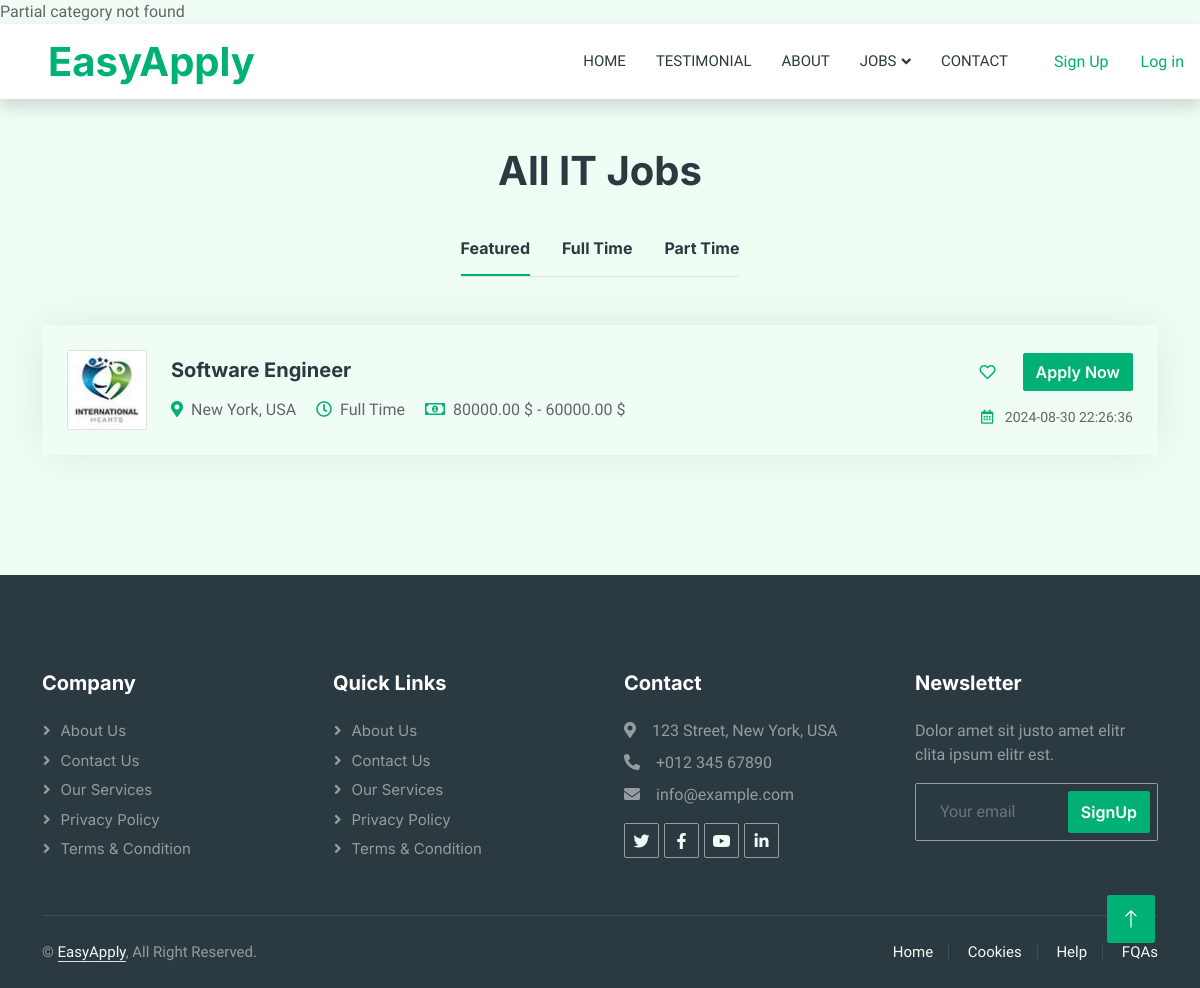
The page /category/show?id=1 on the database its author committed.
### tables this page shows
CREATE TABLE jobs (
    id BIGINT UNSIGNED AUTO_INCREMENT PRIMARY KEY,
    org_id BIGINT UNSIGNED,
    title VARCHAR(100) NOT NULL,
    description TEXT,
    open_vacancies SMALLINT,
    hired SMALLINT,
    applied SMALLINT,
    job_status ENUM('Closed', 'Open'),
    level ENUM('Entry Level', 'Junior', 'Mid Level' , 'Senior', 'Lead'),
    exp_years TINYINT,
    city_id BIGINT UNSIGNED,
    location_type ENUM('Remote', 'Hybrid' , 'Onsite'),
    salary_max DECIMAL(10, 2),
    salary_min DECIMAL(10, 2),
    gender ENUM('Male', 'Female', 'Any'),
    emp_type ENUM('Part Time', 'Full Time'),
    category_id BIGINT UNSIGNED,
    requirements TEXT,
    created_at TIMESTAMP DEFAULT now(),
    updated_at TIMESTAMP DEFAULT now() on update now(),
    expiry_date TIMESTAMP AS (DATE_ADD(created_at,INTERVAL 5 MONTH)),
    FOREIGN KEY (org_id) REFERENCES organizations(id) ON DELETE CASCADE ON UPDATE CASCADE,
    FOREIGN KEY (city_id) REFERENCES cities(id) ON DELETE SET NULL ON UPDATE CASCADE,
    FOREIGN KEY (category_id) REFERENCES categories(id) ON DELETE CASCADE ON UPDATE CASCADE
);

### App/Controllers/CategoryController.php (called while the page is built, shortened)
<?php
class CategoryController
{
    function show(){
        $id = $_GET['id'];
        $config = require basePath('config/db.php');
        $dp = new Database($config);
        $categoryName = $dp->query('SELECT name FROM categories WHERE id = ' . $id)->fetchColumn();
        $categoryJobs = $dp->query('select * from jobs where id='. $id) -> fetchAll();
        view('categories/show' , ['categoryJobs' => $categoryJobs , 'categoryName' => $categoryName]);
    }
}

### public/index.php (called while the page is built, shortened)
<?php
require '../helpers.php';
$router = new Router();
$uri = parse_url($_SERVER['REQUEST_URI'], PHP_URL_PATH);
$router->route($uri);

### config/db.php (called while the page is built)
<?php
return [
    'host' => 'localhost',
    'port' => 3306,
    'dbname' => 'easy_apply',
    'username' => 'root',
    'password' => 'root',
];

### Framework/Database.php (called while the page is built, shortened)
<?php
class Database
{
    public $connection;
    public function __construct($config)
    {
        $dsn = "mysql:host={$config['host']};port={$config['port']};dbname={$config['dbname']}";
        try {
            $this->connection = new PDO($dsn, $config["username"], $config["password"]);
        } catch (PDOException $error) {
            throw new Exception("Database connetion failed: {$error->getMessage()}");
        }
    }
    public function query($query, $params = [])
    {
        try {
            $stmt = $this->connection->prepare($query);
            $stmt->execute($params);
            return $stmt;
        } catch (PDOException $error) {
            throw new Exception("Query failed to execute: {$error->getMessage()}");
        }
    }
}

### App/views/categories/show.view.php (the view, shortened to what this page needs)
<div class="container-fluid py-5">
    <div class="container">
        <h1 class="text-center mb-5 wow fadeInUp" data-wow-delay="0.1s">All <?= isset($categoryName) ? $categoryName : '' ?> Jobs </h1>
        <div class="tab-class text-center wow fadeInUp" data-wow-delay="0.3s">
        <?php if (!empty($categoryJobs)): ?>
            <div>
            <ul class="nav nav-pills d-inline-flex justify-content-center border-bottom mb-5">
                <li class="nav-item">
                    <a class="d-flex align-items-center text-start mx-3 ms-0 pb-3 active" data-bs-toggle="pill"
                        href="#tab-1">
                        <h6 class="mt-n1 mb-0">Featured</h6>
                    </a>
                </li>
                <li class="nav-item">
                    <a class="d-flex align-items-center text-start mx-3 pb-3" data-bs-toggle="pill" href="#tab-2">
                        <h6 class="mt-n1 mb-0">Full Time</h6>
                    </a>
                </li>
                <li class="nav-item">
                    <a class="d-flex align-items-center text-start mx-3 me-0 pb-3" data-bs-toggle="pill" href="#tab-3">
                        <h6 class="mt-n1 mb-0">Part Time</h6>
                    </a>
                </li>
            </ul>
            </div>
            <?php foreach($categoryJobs as $job): ?>
                    <div class="job-item p-4 mb-4">
                        <div class="row g-4">
                            <div class="col-sm-12 col-md-8 d-flex align-items-center">
                                <img class="flex-shrink-0 img-fluid border rounded" src="/img/com-logo-2.jpg" alt=""
                                    style="width: 80px; height: 80px;">
                                <div class="text-start ps-4">
                                    <h5 class="mb-3"><?= $job['title'] ?></h5>
                                    <span class="text-truncate me-3"><i
                                            class="fa fa-map-marker-alt text-primary me-2"></i>New York,
                                        USA</span>
                                    <span class="text-truncate me-3"><i class="far fa-clock text-primary me-2"></i><?= $job['emp_type'] ?></span>
                                    <span class="text-truncate me-0"><i class="far fa-money-bill-alt text-primary me-2"></i><?= $job['salary_max'] ?> $ - <?= $job['salary_min'] ?> $</span>
                                </div>
                            </div>
                            <div
                                class="col-sm-12 col-md-4 d-flex flex-column align-items-start align-items-md-end justify-content-center">
                                <div class="d-flex mb-3">
                                    <a class="btn btn-light btn-square me-3" href=""><i
                                            class="far fa-heart text-primary"></i></a>
                                    <a class="btn btn-primary" href="">Apply Now</a>
                                </div>
                                <small class="text-truncate"><i class="far fa-calendar-alt text-primary me-2"></i> <?= $job['expiry_date'] ?> </small>
                            </div>
                        </div>
                    </div>
            <?php endforeach ?>
            <?php else: ?>
                <div class="text-center">
                    <h3 class="text-danger">There are no jobs available for this category.</h3>
                </div>
            <?php endif ?>
        </div>
    </div>
</div>

### Framework/Router.php (shortened to what this page needs)
<?php
class Router
{
    protected $routes = [];
    public function registerRoute($method, $uri, $action)
    {
        list($controller, $controllerMethod) = explode('@', $action);
        $this->routes[] = [
            'method' => $method,
            'uri' => $uri,
            'controller' => $controller,
            'controllerMethod' => $controllerMethod,
        ];
    }
    public function route($uri)
    {
        $requestMethod = $_SERVER['REQUEST_METHOD'];
        foreach ($this->routes as $route) {
            if ($route['uri'] === $uri && $route['method'] === $requestMethod) {
                $controllerMethod = $route['controllerMethod'];
                $controllerInstance = new $controller();
                $controllerInstance->$controllerMethod();
                return;
            }
        }
    }
}

### public/css/style.css (style rules this page uses)
:root { --primary: #00b074; --secondary: #2b9bff; --light: #effdf5; --dark: #2b3940; }
.btn { font-family: "Inter", sans-serif; font-weight: 600; transition: 0.5s; }
.btn.btn-primary, .btn.btn-secondary { color: #ffffff; }
.btn-square { width: 38px; height: 38px; }
.btn-square, .btn-sm-square, .btn-lg-square { padding: 0; display: flex; align-items: center; justify-content: center; font-weight: normal; border-radius: 2px; }
.nav-pills .nav-item .active { border-bottom: 2px solid var(--primary); }
.job-item { border: 1px solid transparent; border-radius: 2px; box-shadow: 0 0 45px rgba(0, 0, 0, 0.08); transition: 0.5s; }

### rows shown on the page
jobs: title "Software Engineer", emp_type "Full Time", salary_max "80000.00", salary_min "60000.00", expiry_date "2024-08-30 22:26:36"

### other values the page prints
$categoryName "IT"
